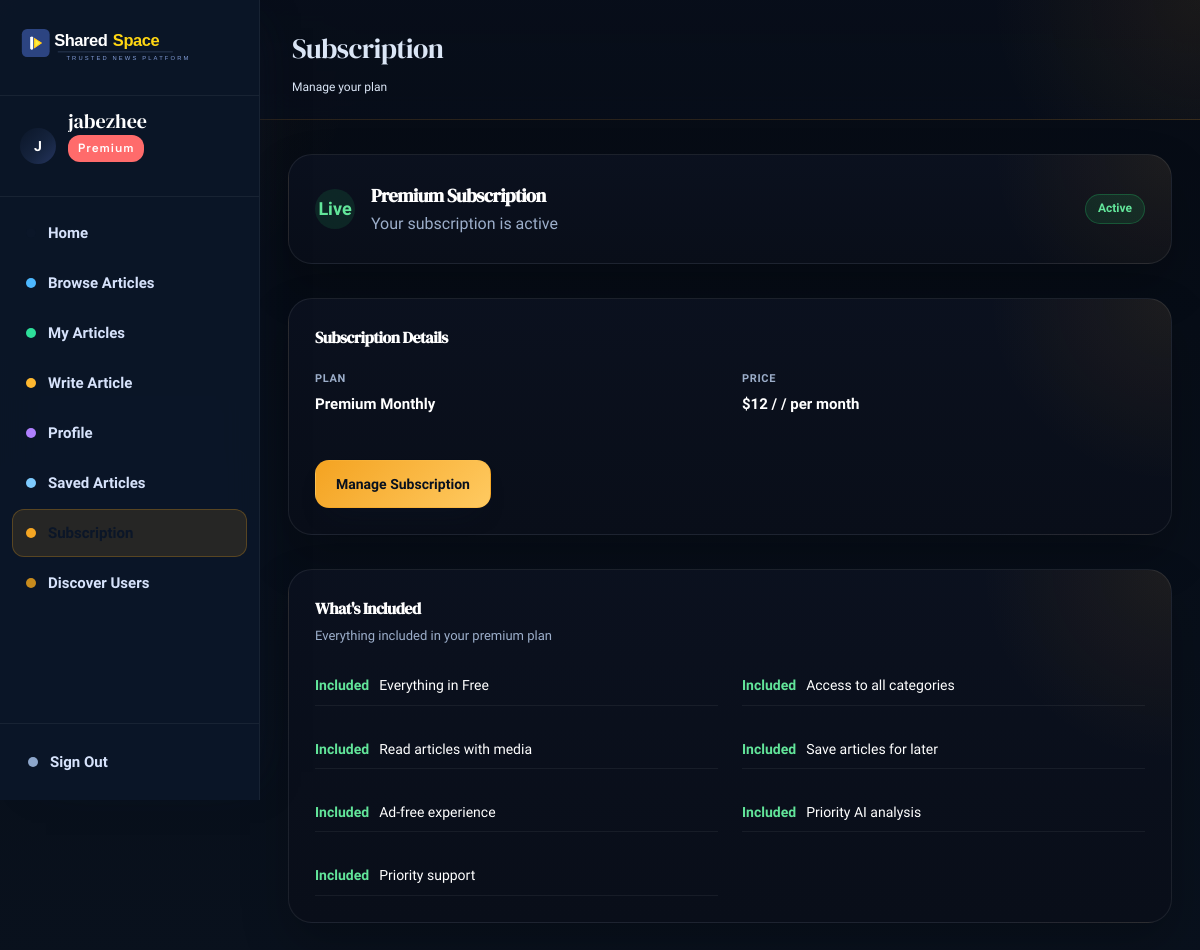
The page /pages/subscription.php (signed in) on the database its author committed.
### tables this page shows
CREATE TABLE `users` (
  `id` int NOT NULL,
  `email` varchar(255) NOT NULL,
  `password` varchar(255) NOT NULL,
  `full_name` varchar(255) DEFAULT NULL,
  `bio` text,
  `avatar_url` text,
  `role` enum('free','premium','category_admin','system_admin','ai_trainer') NOT NULL DEFAULT 'free',
  `is_premium` tinyint(1) NOT NULL DEFAULT '0',
  `is_suspended` tinyint(1) NOT NULL DEFAULT '0',
  `created_at` datetime NOT NULL DEFAULT CURRENT_TIMESTAMP,
  `updated_at` datetime NOT NULL DEFAULT CURRENT_TIMESTAMP ON UPDATE CURRENT_TIMESTAMP,
  `email_verified` tinyint(1) DEFAULT '0',
  `verification_token` varchar(255) DEFAULT NULL,
  `last_verification_email` datetime DEFAULT NULL,
  `reset_token` varchar(255) DEFAULT NULL,
  `reset_expires` datetime DEFAULT NULL,
  `age_group` varchar(20) DEFAULT NULL,
  `gender` enum('male','female') DEFAULT NULL,
  `onboarding_completed` tinyint(1) DEFAULT '0'
);

CREATE TABLE `landing_pricing_plans` (
  `id` int NOT NULL,
  `name` varchar(100) NOT NULL,
  `price` varchar(50) DEFAULT NULL,
  `price_suffix` varchar(50) DEFAULT NULL,
  `description` text,
  `button_text` varchar(100) DEFAULT NULL,
  `button_link` varchar(255) DEFAULT NULL,
  `is_popular` tinyint(1) DEFAULT '0',
  `display_order` int DEFAULT '1'
);

CREATE TABLE `landing_pricing_features` (
  `id` int NOT NULL,
  `plan_id` int NOT NULL,
  `feature_text` varchar(255) DEFAULT NULL,
  `is_included` tinyint(1) DEFAULT '1',
  `display_order` int DEFAULT '1'
);

### includes/entities/User.php (called while the page is built, shortened)
<?php
class User
{
    public string $fullName;
    public function __construct(array $row)
    {
        $this->fullName    = $row['full_name'] ?? '';
        $this->role        = $row['role']       ?? 'free';
        $this->subscription_cancel_at = $row['subscription_cancel_at'] ?? null;
    }
    public function initial(): string
    {
        return strtoupper(mb_substr($this->fullName, 0, 1)) ?: '?';
    }
}

### includes/db.php (called while the page is built, shortened)
<?php
class DB {
    private static ?PDO $pdo = null;
    public static function get(): PDO {
        if (self::$pdo === null) {
            $dsn = sprintf('mysql:host=%s;port=%s;dbname=%s;charset=utf8mb4',
                DB_HOST, DB_PORT, DB_NAME);
            self::$pdo = new PDO($dsn, DB_USER, DB_PASS, [
                PDO::ATTR_ERRMODE            => PDO::ERRMODE_EXCEPTION,
                PDO::ATTR_DEFAULT_FETCH_MODE => PDO::FETCH_ASSOC,
                PDO::ATTR_EMULATE_PREPARES   => false,
            ]);
        }
        return self::$pdo;
    }
    public static function query(string $sql, array $params = []): array {
        $stmt = self::get()->prepare($sql);
        $stmt->execute($params);
        return $stmt->fetchAll();
    }
    public static function first(string $sql, array $params = []): ?array {
        $rows = self::query($sql, $params);
        return $rows[0] ?? null;
    }
}

### includes/controllers/AuthController.php (called while the page is built, shortened)
<?php
require_once __DIR__ . '/../entities/User.php';
class AuthController {
    public function currentUser(): ?User {
        static $cache = [];
        $id = $_SESSION['user_id'];
        if (!isset($cache[$id])) {
            $row        = DB::first('SELECT * FROM users WHERE id = ?', [$id]);
            $cache[$id] = $row ? new User($row) : null;
        }
        return $cache[$id];
    }
    public function requireAuth(): void {
        $user = $this->currentUser();
    }
}

### pages/subscription.php (the view, shortened to what this page needs)
<?php
require_once __DIR__ . '/../includes/layout.php';
require_once __DIR__ . '/../includes/controllers/AuthController.php';
require_once __DIR__ . '/../includes/db.php';
$auth = new AuthController();
$auth->requireAuth();
$user = $auth->currentUser();
$plan = DB::first(
    "SELECT * FROM landing_pricing_plans WHERE name = 'Premium' LIMIT 1"
);
$features = $plan ? DB::query(
    "SELECT * FROM landing_pricing_features
     WHERE plan_id = ? AND is_included = 1
     ORDER BY display_order ASC",
    [$plan['id']]
) : [];
page_head('Subscription');
?>
<div class="dashboard-layout">
    <?php sidebar($user); ?>
    <main>
        <?php dash_header('Subscription', 'Manage your plan'); ?>
        <div class="page-content">
            <?php if ($user->role === 'premium'): ?>
                <?php $cancelAt = $user->subscription_cancel_at; ?>
                <div class="sub-status-card">
                    <div class="sub-status-left">
                        <div class="sub-status-icon"><?= $cancelAt ? 'Pending' : 'Live' ?></div>
                        <div>
                            <h3>Premium Subscription</h3>
                            <?php if ($cancelAt): ?>
                                <p>Your plan is active but cancels on <strong><?= htmlspecialchars(date('d M Y', strtotime($cancelAt))) ?></strong></p>
                            <?php else: ?>
                                <p>Your subscription is active</p>
                            <?php endif; ?>
                        </div>
                    </div>
                    <span class="sub-badge <?= $cancelAt ? 'cancelling' : 'active' ?>">
                        <?= $cancelAt ? 'Cancelling' : 'Active' ?>
                    </span>
                </div>
                <div class="sub-details-card">
                    <h3>Subscription Details</h3>
                    <div class="sub-details-grid">
                        <div>
                            <p class="sub-label">PLAN</p>
                            <p class="sub-value">Premium Monthly</p>
                        </div>
                        <div>
                            <p class="sub-label">PRICE</p>
                            <p class="sub-value">
                                <?= htmlspecialchars($plan['price'] ?? '$12.00') ?>
                                / <?= htmlspecialchars($plan['price_suffix'] ?? 'Monthly') ?>
                            </p>
                        </div>
                    </div>
                    <a href="/actions/create-portal-session.php" class="btn btn-primary btn-manage">
                        <?= $cancelAt ? 'Reactivate / Manage Subscription' : 'Manage Subscription' ?>
                    </a>
                </div>
                <div class="sub-features-card">
                    <h3>What's Included</h3>
                    <p class="sub-features-sub">Everything included in your premium plan</p>
                    <div class="sub-features-grid">
                        <?php foreach ($features as $f): ?>
                            <div class="sub-feature-item">
                                <span class="sub-check">Included</span>
                                <?= htmlspecialchars($f['feature_text']) ?>
                            </div>
                        <?php endforeach; ?>
                    </div>
                </div>
            <?php endif; ?>
        </div>
    </main>
</div>
<?php page_foot(); ?>

### includes/layout.php (shortened to what this page needs)
<?php
require_once __DIR__ . '/db.php';
require_once __DIR__ . '/controllers/AuthController.php';
function page_head(string $title): void {
    $slug = strtolower(trim(preg_replace('/[^a-z0-9]+/i', '-', $title), '-'));
?>
<!DOCTYPE html>
<html lang="en">
<head>
<link rel="stylesheet" href="/public/css/app.css?v=<?= filemtime(__DIR__ . '/../public/css/app.css') ?>" />
</head>
<body class="page-<?= htmlspecialchars($slug) ?>">
<?php }
function page_foot(): void { ?>
</body>
</html>
<?php }
function sharedspace_brand(string $href = '/', string $variant = 'dark', string $class = ''): void { ?>
    <a href="<?= htmlspecialchars($href) ?>" class="sharedspace-brand <?= htmlspecialchars(trim($class)) ?>">
        <img
            src="<?= htmlspecialchars($variant === 'light' ? '/public/icons/sharedspace-logo-light.svg' : '/public/icons/sharedspace-logo-dark.svg') ?>"
            alt="SharedSpace"
            class="sharedspace-brand-image"
        >
    </a>
<?php }
function sidebar(User $user): void {
    $path = parse_url($_SERVER['REQUEST_URI'], PHP_URL_PATH);
    if ($user->role === 'system_admin') {
        $links = [
            ['href' => '/pages/admin-dashboard.php', 'key' => 'home',    'label' => 'Admin Dashboard'],
            ['href' => '/pages/browse.php',           'key' => 'browse',  'label' => 'Browse Articles'],
            ['href' => '/pages/admin-landing.php',    'key' => 'landing', 'label' => 'Manage Landing Page'],
            ['href' => '/pages/admin-audit-log.php',  'key' => 'audit',   'label' => 'Audit Log'],
            ['href' => '/pages/admin-ai-dashboard.php', 'key' => 'ai', 'label' => 'AI Dashboard'],
            ['href' => '/pages/admin-ai-calibration.php', 'key' => 'settings', 'label' => 'Calibration'],
            ['href' => '/pages/profile.php',          'key' => 'profile', 'label' => 'Profile'],
        ];
    } else {
        $links = [
            ['href' => '/dashboard.php', 'key' => 'home', 'label' => 'Home'],
            ['href' => '/pages/browse.php', 'key' => 'browse', 'label' => 'Browse Articles'],
            ['href' => '/pages/my-articles.php', 'key' => 'articles', 'label' => 'My Articles'],
            ['href' => '/pages/write.php', 'key' => 'compose', 'label' => 'Write Article'],
            ['href' => '/pages/profile.php', 'key' => 'profile', 'label' => 'Profile'],
            ['href' => '/pages/savedarticles.php', 'key' => 'saved', 'label' => 'Saved Articles'],
            ['href' => '/pages/subscription.php', 'key' => 'membership', 'label' => $user->role === 'premium' ? 'Subscription' : 'Upgrade'],
            ['href' => '/pages/users.php', 'key' => 'users', 'label' => 'Discover Users'],
        ];
    }
    ?>
<aside class="sidebar">
    <div class="sidebar-logo">
        <?php sharedspace_brand(
            $user->role === 'system_admin' ? '/pages/admin-dashboard.php' : ($user->role === 'ai_trainer' ? '/pages/ai-trainer-dashboard.php' : ($user->role === 'category_admin' ? '/pages/category-admin-dashboard.php' : '/dashboard.php')),
            'light',
            'sidebar-brand'
        ); ?>
    </div>
    <div class="sidebar-user">
        <?php if (!empty($user->avatarUrl)): ?>
            <div class="user-avatar" style="background:none;padding:0;overflow:hidden">
                <img src="/public/<?= htmlspecialchars($user->avatarUrl) ?>"
                     alt="<?= htmlspecialchars($user->fullName) ?>"
                     style="width:100%;height:100%;object-fit:cover;border-radius:50%">
            </div>
        <?php else: ?>
            <div class="user-avatar"><?= htmlspecialchars($user->initial()) ?></div>
        <?php endif; ?>
        <div class="user-info">
            <p class="user-name"><?= htmlspecialchars($user->fullName) ?></p>
            <?php if ($user->role === 'premium'): ?>
                <span class="role-badge premium">Premium</span>
            <?php elseif ($user->role === 'system_admin'): ?>
                <span class="role-badge system-admin">System Admin</span>
            <?php elseif ($user->role === 'ai_trainer'): ?>
                <span class="role-badge ai-trainer">AI Trainer</span>
            <?php else: ?>
                <span class="role-badge free">Free</span>
            <?php endif; ?>
        </div>
    </div>
    <nav class="sidebar-nav">
        <ul>
        <?php foreach ($links as $link): ?>
            <li>
                <a href="<?= $link['href'] ?>" class="nav-link <?= $path === $link['href'] ? 'active' : '' ?>">
                    <span class="nav-icon nav-icon-<?= htmlspecialchars($link['key']) ?>" aria-hidden="true"></span>
                    <?= htmlspecialchars($link['label']) ?>
                </a>
            </li>
        <?php endforeach; ?>
        </ul>
    </nav>
    <div class="sidebar-footer">
        <a href="/logout.php" class="nav-link logout">
            <span class="nav-icon nav-icon-logout" aria-hidden="true"></span>
            Sign Out
        </a>
    </div>
</aside>
<?php }
function dash_header(string $title, string $subtitle = ''): void { ?>
<header class="dash-header">
    <div>
        <h1 class="dash-title"><?= htmlspecialchars($title) ?></h1>
        <?php if ($subtitle): ?>
        <p class="dash-subtitle"><?= htmlspecialchars($subtitle) ?></p>
        <?php endif; ?>
    </div>
</header>
<?php }
    if ($err): ?><div class="alert alert-error"><?= htmlspecialchars($err) ?></div><?php endif;

### pages/subscription.php (style rules this page uses)
body.page-subscription { background: radial-gradient(circle at top left, rgba(245,166,35,0.08), transparent 24%), linear-gradient(180deg, #060b14 0%, #09111d 100%) !important; color: #f5f8ff !important; }
body.page-subscription .dashboard-layout main, body.page-subscription .page-content { background: transparent !important; }
body.page-subscription .dash-header { background: radial-gradient(circle at top right, rgba(245,166,35,0.08), transparent 22%), linear-gradient(180deg, rgba(8,14,26,0.94) 0%, rgba(8,14,26,0.84) 100%) !important; border-bottom: 1px solid rgba(245,166,35,0.14) !important; }
body.page-subscription .dash-title, body.page-subscription .dash-subtitle, body.page-subscription .text-muted { color: #dbe6f6 !important; }
body.page-subscription .page-content { max-width: 1380px; padding: 34px 28px 48px !important; display: flex; flex-direction: column; gap: 18px; }
body.page-subscription .sub-status-card, body.page-subscription .sub-details-card, body.page-subscription .sub-features-card, body.page-subscription .sub-upgrade-card { background: radial-gradient(circle at top right, rgba(245,166,35,0.08), transparent 20%), linear-gradient(180deg, rgba(11,17,31,0.98) 0%, rgba(9,14,25,1) 100%) !important; border: 1px solid rgba(255,255,255,0.08) !important; border-radius: 24px !important; box-shadow: 0 22px 48px rgba(0,0,0,0.22) !important; color: #f5f8ff !important; }
body.page-subscription .sub-status-card, body.page-subscription .sub-details-card, body.page-subscription .sub-features-card { padding: 26px 26px !important; }
body.page-subscription .sub-status-card h3, body.page-subscription .sub-details-card h3, body.page-subscription .sub-features-card h3, body.page-subscription .sub-upgrade-card h2, body.page-subscription .sub-value, body.page-subscription .sub-feature-item, body.page-subscription .sub-price-main { color: #ffffff !important; }
body.page-subscription .sub-status-card p, body.page-subscription .sub-features-sub, body.page-subscription .sub-label, body.page-subscription .sub-price-suffix, body.page-subscription .sub-price-desc { color: #9caeca !important; }
body.page-subscription .sub-status-icon { background: rgba(33, 201, 105, 0.12) !important; color: #62e59a !important; }
body.page-subscription .sub-badge.active { background: rgba(33, 201, 105, 0.12) !important; border: 1px solid rgba(33, 201, 105, 0.28) !important; color: #62e59a !important; }
body.page-subscription .sub-details-grid, body.page-subscription .sub-features-grid { gap: 24px !important; }
body.page-subscription .btn-manage, body.page-subscription .btn-upgrade { min-height: 48px; padding: 0 20px !important; border-radius: 14px !important; border: 1px solid rgba(245,166,35,0.18) !important; background: linear-gradient(135deg, #f4a321 0%, #ffca61 100%) !important; color: #08111f !important; font-weight: 700 !important; }
body.page-subscription .sub-feature-item { border-bottom: 1px solid rgba(255,255,255,0.06); padding: 8px 0; }
body.page-subscription .sub-check { color: #62e59a !important; font-weight: 700; }

### rows shown on the page
users: full_name "J", full_name "jabezhee"
landing_pricing_plans: price "$12", price_suffix "/ per month"
landing_pricing_features: feature_text "Everything in Free"
landing_pricing_features: feature_text "Access to all categories"
landing_pricing_features: feature_text "Read articles with media"
landing_pricing_features: feature_text "Save articles for later"
landing_pricing_features: feature_text "Ad-free experience"
landing_pricing_features: feature_text "Priority AI analysis"
landing_pricing_features: feature_text "Priority support"

### other values the page prints
$link['label'] "Home"
$link['label'] "Browse Articles"
$link['label'] "My Articles"
$link['label'] "Write Article"
$link['label'] "Profile"
$link['label'] "Saved Articles"
$link['label'] "Discover Users"
$title "Subscription"
$subtitle "Manage your plan"
